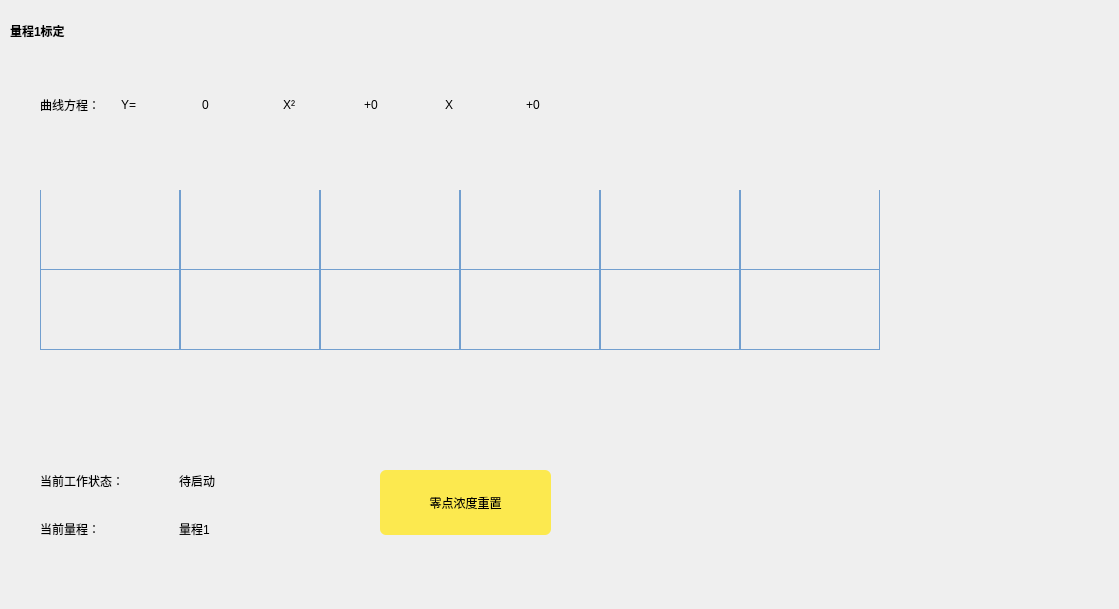
   <widget class="QWidget" name="page_1">
    <widget class="QLabel" name="label_7">
     <property name="geometry">
      <rect>
       <x>10</x>
       <y>10</y>
       <width>161</width>
       <height>41</height>
      </rect>
     </property>
     <property name="styleSheet">
      <string notr="true">background: transparent;
color: rgb(0, 0, 0);
font: 12pt &quot;Ubuntu&quot;;
font-weight: bold; </string>
     </property>
     <property name="text">
      <string>量程1标定</string>
     </property>
    </widget>
    <widget class="QWidget" name="widget_7" native="true">
     <property name="geometry">
      <rect>
       <x>810</x>
       <y>280</y>
       <width>300</width>
       <height>320</height>
      </rect>
     </property>
     <property name="styleSheet">
      <string notr="true">background: transparent;</string>
     </property>
    </widget>
    <widget class="QWidget" name="layoutWidget">
     <property name="geometry">
      <rect>
       <x>40</x>
       <y>60</y>
       <width>561</width>
       <height>89</height>
      </rect>
     </property>
     <layout class="QGridLayout" name="gridLayout_8">
      <item row="0" column="5">
       <widget class="QLabel" name="label_83">
        <property name="styleSheet">
         <string notr="true">background: transparent;
color: rgb(0, 0, 0);
font: 12pt &quot;Ubuntu&quot;;</string>
        </property>
        <property name="text">
         <string>X</string>
        </property>
       </widget>
      </item>
      <item row="0" column="2">
       <widget class="QLabel" name="label_10">
        <property name="styleSheet">
         <string notr="true">background: transparent;
color: rgb(0, 0, 0);
font: 12pt &quot;Ubuntu&quot;;</string>
        </property>
        <property name="text">
         <string>0</string>
        </property>
       </widget>
      </item>
      <item row="0" column="0">
       <widget class="QLabel" name="label_8">
        <property name="styleSheet">
         <string notr="true">background: transparent;
color: rgb(0, 0, 0);
font: 12pt &quot;Ubuntu&quot;;
</string>
        </property>
        <property name="text">
         <string>曲线方程：</string>
        </property>
       </widget>
      </item>
      <item row="0" column="4">
       <widget class="QLabel" name="label_80">
        <property name="styleSheet">
         <string notr="true">background: transparent;
color: rgb(0, 0, 0);
font: 12pt &quot;Ubuntu&quot;;</string>
        </property>
        <property name="text">
         <string>+0</string>
        </property>
       </widget>
      </item>
      <item row="0" column="6">
       <widget class="QLabel" name="label_98">
        <property name="styleSheet">
         <string notr="true">background: transparent;
color: rgb(0, 0, 0);
font: 12pt &quot;Ubuntu&quot;;</string>
        </property>
        <property name="text">
         <string>+0</string>
        </property>
       </widget>
      </item>
      <item row="0" column="1">
       <widget class="QLabel" name="label_9">
        <property name="styleSheet">
         <string notr="true">background: transparent;
color: rgb(0, 0, 0);
font: 12pt &quot;Ubuntu&quot;;</string>
        </property>
        <property name="text">
         <string>Y=</string>
        </property>
       </widget>
      </item>
      <item row="0" column="3">
       <widget class="QLabel" name="label_11">
        <property name="styleSheet">
         <string notr="true">background: transparent;
color: rgb(0, 0, 0);
font: 12pt &quot;Ubuntu&quot;;</string>
        </property>
        <property name="text">
         <string>X²</string>
        </property>
       </widget>
      </item>
     </layout>
    </widget>
    <widget class="QTableWidget" name="tableWidget">
     <property name="geometry">
      <rect>
       <x>40</x>
       <y>190</y>
       <width>851</width>
       <height>271</height>
      </rect>
     </property>
     <property name="layoutDirection">
      <enum>Qt::LeftToRight</enum>
     </property>
     <property name="styleSheet">
      <string notr="true">  QTableWidget {
           background: transparent;
		gridline-color: rgb(114, 159, 207);     
	border-radius: 4px; 
 }
QTableWidget::item {
	        background: transparent;
           padding: 5px;		
 			text-align: center;
			color: rgb(0, 0, 0);
 			border-left: 1px solid rgb(114, 159, 207);
}
 QHeaderView::section:horizontal {
		background: transparent;
      color: rgb(0, 0, 0);                 
       font-weight: bold;                            
      border: 1px solid rgb(114, 159, 207);
 border-radius: 4px;
	padding: 5px;
height: 50px;
 }
QHeaderView::section:vertical {
    background: transparent;
    color: rgb(0, 0, 0);
    font-weight: bold;
    border: 1px solid rgb(114, 159, 207);
    padding: 5px;
}
 QLineEdit {   
	background: rgb(114, 159, 207);
	color: rgb(239, 41, 41);
 border: 1px solid rgb(114, 159, 207);
 border-radius: 4px;
    }</string>
     </property>
     <property name="verticalScrollBarPolicy">
      <enum>Qt::ScrollBarAlwaysOff</enum>
     </property>
     <property name="horizontalScrollBarPolicy">
      <enum>Qt::ScrollBarAlwaysOff</enum>
     </property>
     <property name="sizeAdjustPolicy">
      <enum>QAbstractScrollArea::AdjustIgnored</enum>
     </property>
     <property name="columnCount">
      <number>6</number>
     </property>
     <attribute name="horizontalHeaderVisible">
      <bool>false</bool>
     </attribute>
     <attribute name="horizontalHeaderDefaultSectionSize">
      <number>140</number>
     </attribute>
     <attribute name="verticalHeaderVisible">
      <bool>false</bool>
     </attribute>
     <attribute name="verticalHeaderMinimumSectionSize">
      <number>50</number>
     </attribute>
     <attribute name="verticalHeaderDefaultSectionSize">
      <number>80</number>
     </attribute>
     <row>
      <property name="text">
       <string>新建行</string>
      </property>
     </row>
     <row>
      <property name="text">
       <string>新建行</string>
      </property>
     </row>
     <column>
      <property name="text">
       <string>标样</string>
      </property>
      <property name="textAlignment">
       <set>AlignCenter</set>
      </property>
     </column>
     <column>
      <property name="text">
       <string>标准浓度</string>
      </property>
      <property name="textAlignment">
       <set>AlignCenter</set>
      </property>
     </column>
     <column>
      <property name="text">
       <string>吸光度</string>
      </property>
      <property name="textAlignment">
       <set>AlignCenter</set>
      </property>
     </column>
     <column>
      <property name="text">
       <string>单点校准</string>
      </property>
      <property name="textAlignment">
       <set>AlignCenter</set>
      </property>
     </column>
     <column>
      <property name="text">
       <string>两点校准</string>
      </property>
      <property name="textAlignment">
       <set>AlignCenter</set>
      </property>
     </column>
     <column>
      <property name="text">
       <string/>
      </property>
      <property name="textAlignment">
       <set>AlignCenter</set>
      </property>
     </column>
     <item row="0" column="0">
      <property name="text">
       <string/>
      </property>
     </item>
     <item row="1" column="0">
      <property name="text">
       <string/>
      </property>
     </item>
    </widget>
    <widget class="QWidget" name="layoutWidget">
     <property name="geometry">
      <rect>
       <x>40</x>
       <y>460</y>
       <width>272</width>
       <height>90</height>
      </rect>
     </property>
     <layout class="QGridLayout" name="gridLayout_9">
      <item row="0" column="0">
       <widget class="QLabel" name="label_14">
        <property name="styleSheet">
         <string notr="true">background: transparent;
color: rgb(0, 0, 0);</string>
        </property>
        <property name="text">
         <string>当前工作状态：</string>
        </property>
       </widget>
      </item>
      <item row="0" column="1">
       <widget class="QLabel" name="label_15">
        <property name="styleSheet">
         <string notr="true">background: transparent;
color: rgb(0, 0, 0);</string>
        </property>
        <property name="text">
         <string>待启动</string>
        </property>
       </widget>
      </item>
      <item row="1" column="0">
       <widget class="QLabel" name="label_17">
        <property name="styleSheet">
         <string notr="true">background: transparent;
color: rgb(0, 0, 0);</string>
        </property>
        <property name="text">
         <string>当前量程：</string>
        </property>
       </widget>
      </item>
      <item row="1" column="1">
       <widget class="QLabel" name="label_16">
        <property name="styleSheet">
         <string notr="true">background: transparent;
color: rgb(0, 0, 0);</string>
        </property>
        <property name="text">
         <string>量程1</string>
        </property>
       </widget>
      </item>
     </layout>
    </widget>
    <widget class="QPushButton" name="pushButton_133">
     <property name="geometry">
      <rect>
       <x>380</x>
       <y>470</y>
       <width>171</width>
       <height>65</height>
      </rect>
     </property>
     <property name="sizePolicy">
      <sizepolicy hsizetype="Minimum" vsizetype="Preferred">
       <horstretch>0</horstretch>
       <verstretch>0</verstretch>
      </sizepolicy>
     </property>
     <property name="styleSheet">
      <string notr="true">QPushButton {
	background: rgb(252, 233, 79);
	color: rgb(0, 0, 0);
border-radius: 6px
}
QPushButton:pressed {
	background: rgb(138, 226, 52);
    padding-top: 11px;
    padding-bottom: 9px;
}</string>
     </property>
     <property name="text">
      <string>零点浓度重置</string>
     </property>
    </widget>
   </widget>
